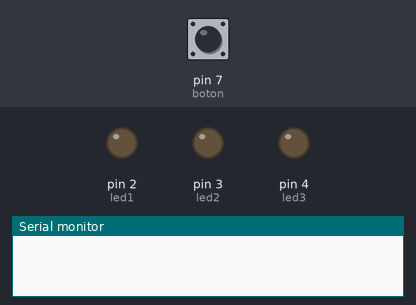
A sketch run on a simulated Arduino Uno, built with avr-gcc and run on an emulated ATmega328P. Shown: output pins drawn as LEDs (lit = HIGH), the last lines printed to the serial monitor. The inputs (shaded band) are chosen by the test bench; at power-on: pin 7 (boton) LOW. Random numbers use the default seed unless the sketch sets one.

Above: at 1.2 s.
1.3 s: pin 7 (boton) pulled HIGH for 0.15 s
At 1.6 s:
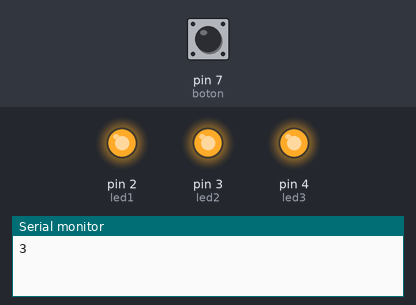
2.9 s: pin 7 (boton) pulled HIGH for 1 s
At 4.0 s:
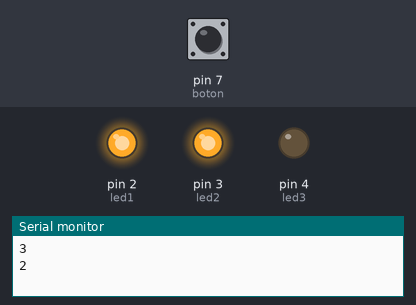
5.4 s: pin 7 (boton) pulled HIGH for 3.2 s
At 5.9 s:
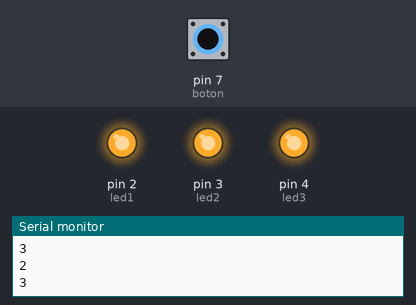
10.1 s: pin 7 (boton) pulsed HIGH 5 times (0.12 s each, 0.3 s apart)
At 10.9 s:
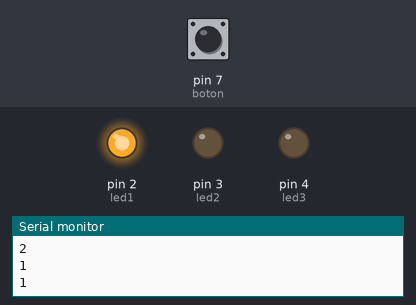
Timing chart, 0 to 13.1 s (numbered marks = the images above; inputs shaded):
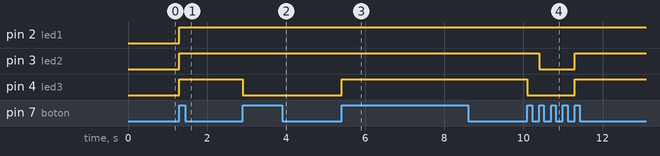

Measured:
- after the input at 1.3 s, pin 2 (led1), pin 3 (led2), pin 4 (led3): LOW → HIGH at once
- after the input at 2.9 s, pin 4 (led3): HIGH → LOW at once
- after the input at 5.4 s, pin 4 (led3): LOW → HIGH at once
- after the input at 10.1 s, pin 3 (led2): HIGH → LOW after 0.30 s, → HIGH 0.90 s later; pin 4 (led3): HIGH → LOW at once, → HIGH 1.2 s later

The sketch:

Ejercicio1.1.ino
```cpp
/*
Hecho por:
Martín Almoina Iglesias UO300717
Sergio Fernandez-Miranda Longo UO302282
Ikram El Mabrouk Morhnane UO301848
*/

int led1 =2;
int led2 =3;
int led3 = 4;
int boton = 7;

int pushed =0;
int pinForRandom = A0;

void setup() {
  pinMode(led1,OUTPUT);
  pinMode(led2,OUTPUT);
  pinMode(led3,OUTPUT);
  pinMode(boton, INPUT);


  digitalWrite(led2,LOW);
  digitalWrite(led3,LOW);


 Serial.begin(9600);

 randomSeed(analogRead(pinForRandom));
}

void loop() {
  int lect = digitalRead(boton);
  if (lect == HIGH  && pushed == 0){


    int rand = random(1, 4);
    Serial.println(rand);
     digitalWrite(led1,LOW);
     digitalWrite(led2,LOW);
     digitalWrite(led3,LOW);
    if (rand >= 1){
      digitalWrite(led1,HIGH);
    }
    if (rand >= 2){
      digitalWrite(led2,HIGH);
    }
    if (rand >= 3){
      digitalWrite(led3,HIGH);
    }
    pushed = 1;
  } else if (lect == LOW && pushed == 1){
  pushed = 0;
  }

}
```
